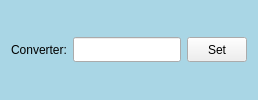
                          <widget class="QGroupBox" name="groupBox_67">
                           <property name="minimumSize">
                            <size>
                             <width>0</width>
                             <height>45</height>
                            </size>
                           </property>
                           <property name="styleSheet">
                            <string notr="true">QGroupBox{
background-color: rgb(169, 214, 229);
border:none;
}

QGroupBox:title{
background-color: rgb(70, 143, 175);
border:none;
	color: rgb(208, 248, 255);
}</string>
                           </property>
                           <property name="title">
                            <string/>
                           </property>
                           <layout class="QHBoxLayout" name="horizontalLayout_12">
                            <item>
                             <widget class="QLabel" name="label_53">
                              <property name="text">
                               <string>Converter:</string>
                              </property>
                             </widget>
                            </item>
                            <item>
                             <widget class="QLineEdit" name="lineEdit_20">
                              <property name="minimumSize">
                               <size>
                                <width>0</width>
                                <height>25</height>
                               </size>
                              </property>
                              <property name="maximumSize">
                               <size>
                                <width>140</width>
                                <height>16777215</height>
                               </size>
                              </property>
                             </widget>
                            </item>
                            <item>
                             <widget class="QPushButton" name="EditCurrentWordPushButton">
                              <property name="minimumSize">
                               <size>
                                <width>0</width>
                                <height>25</height>
                               </size>
                              </property>
                              <property name="maximumSize">
                               <size>
                                <width>60</width>
                                <height>16777215</height>
                               </size>
                              </property>
                              <property name="text">
                               <string>Set</string>
                              </property>
                             </widget>
                            </item>
                           </layout>
                          </widget>
